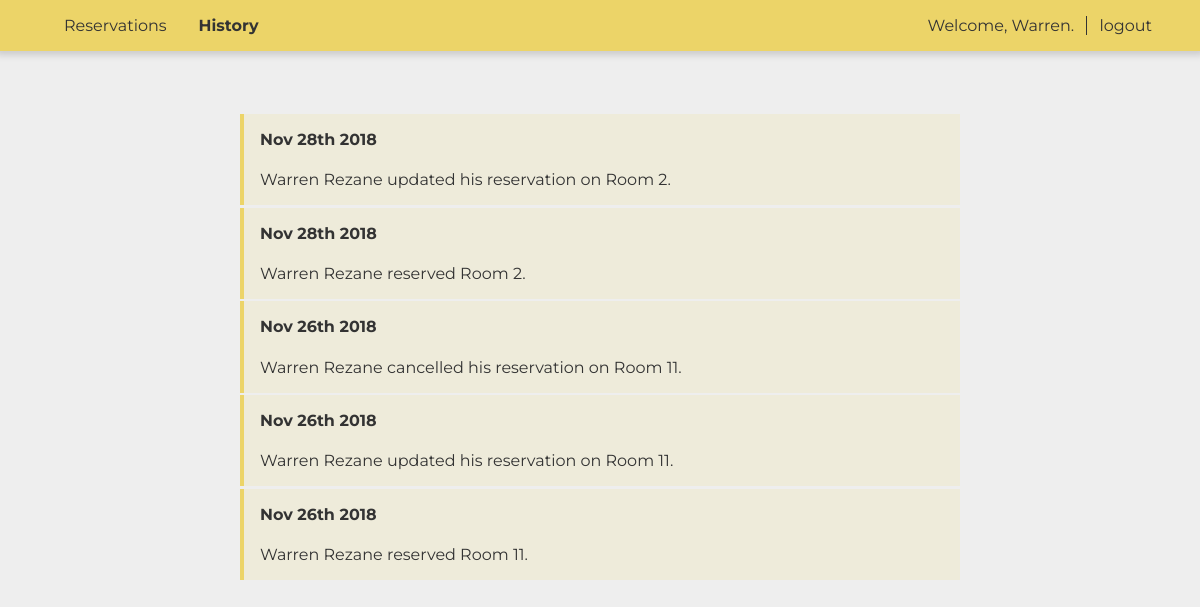
The page /user_management/history.php (signed in) on the database its author committed.
### tables this page shows
CREATE TABLE `histories` (
  `history_id` int(11) NOT NULL,
  `guest_id` int(11) NOT NULL,
  `action` varchar(191) NOT NULL,
  `date_of_action` timestamp NOT NULL DEFAULT CURRENT_TIMESTAMP ON UPDATE CURRENT_TIMESTAMP
);

### user_management/history.php (the view, shortened to what this page needs)
<?php
require_once('../includes/config/db.php');
$guestData = '';
if (!isset($_SESSION['guest_session'])) {
    header('location: login.php');
}
else {
    $guestData = $_SESSION['guest_session'];
}
$query = "SELECT * FROM histories WHERE guest_id = ? ORDER BY date_of_action DESC";
$stmt = $conn->prepare($query);
$stmt->bind_param('i', $guestData[0]['guest_id']);
$stmt->execute();
$result = $stmt->get_result();
?>
<!DOCTYPE html>
<html>
    <head>
        <link rel="stylesheet" media = "all" href="../css/userHistory.css">
    </head>
    <body>
        <div class = "top">
            <div id = "menuItems">
                <a href = "reservations.php">
                    <div>
                        Reservations
                    </div>
                </a>
                <a id = "active">
                    <div>
                        History
                    </div>
                </a>
            </div>
            <div class = "userOptions">
                <span>Welcome, <?php echo $guestData[0]['firstname']; ?>.</span>
                <a href = "logout.php">logout</a>
            </div>
        </div>
        <div class = "underlay"></div>
        <div class="logsContain">
            <?php
            if ($result->num_rows > 0) {
                while ($row = $result->fetch_assoc()) {
                    echo   '<div class = "logItem">
                                <h4>'.date('M j<\s\up>S</\s\up> Y', strtotime($row['date_of_action'])).'</h4>
                                <p>'.$row['action'].'.</p>
                            </div>';
                }
            }
            else {
                echo   '<div class = "logItem">
                            <p style="text-align: center;">You have no history.</p>
                        </div>';
            }
            ?>
        </div>
    </body>
</html>

### css/userHistory.css (style rules this page uses)
html body { margin: 0; padding: 0; overflow-x: hidden; font-family: 'Montserrat', sans-serif; font-size: 100%; background-color: #EEEEEE; color: #333333; }
* { box-sizing: border-box; }
.top { position: fixed; width: 100%; background-color: rgb(236, 212, 104); padding: 0 3em; z-index: 5; box-shadow: 0 0 7px 4px rgba(0, 0, 0, .15); }
.top #menuItems { width: 30%; float: left; display: flex; flex-direction: row; }
#menuItems a { text-decoration: none; color: #333333; transition: background-color .08s linear; }
#menuItems a#active { font-weight: bold; }
#menuItems a div { padding: 1em; }
.userOptions { float: right; padding: 1em 0; }
.userOptions span { padding-right: .75em; border-right: 1px solid #333333; margin-right: .5em; }
.userOptions a { text-decoration: none; color: #333333; }
.underlay { position: relative; z-index: 1; width: 100%; height: 54px; }
.logsContain { padding: 0 15em; margin-top: 5vw; }
.logItem { width: 100%; margin-bottom: .15em; padding: 1rem; border-left: .3em solid rgb(236, 212, 104); background: rgba(236, 212, 104, .15); }
.logItem h4 { margin-top: 0; }
.logItem p { margin: 0; }

### rows shown on the page
histories: date_of_action "Nov 28 th 2018", action "Warren Rezane updated his reservation on Room 2"
histories: date_of_action "Nov 28 th 2018", action "Warren Rezane reserved Room 2"
histories: date_of_action "Nov 26 th 2018", action "Warren Rezane cancelled his reservation on Room 11"
histories: date_of_action "Nov 26 th 2018", action "Warren Rezane updated his reservation on Room 11"
histories: date_of_action "Nov 26 th 2018", action "Warren Rezane reserved Room 11"

### other values the page prints
$guestData[0]['firstname'] "Warren"
